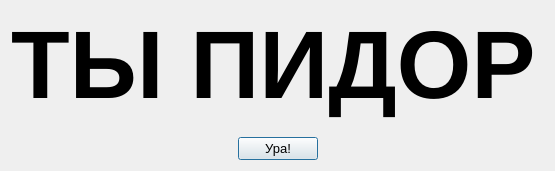
<?xml version="1.0" encoding="UTF-8"?>
<ui version="4.0">
 <class>Dialog</class>
 <widget class="QDialog" name="Dialog">
  <property name="geometry">
   <rect>
    <x>0</x>
    <y>0</y>
    <width>555</width>
    <height>171</height>
   </rect>
  </property>
  <property name="windowTitle">
   <string>Важная информация</string>
  </property>
  <property name="toolTip">
   <string/>
  </property>
  <layout class="QVBoxLayout" name="verticalLayout">
   <item>
    <widget class="QLabel" name="label">
     <property name="font">
      <font>
       <pointsize>72</pointsize>
       <weight>75</weight>
       <bold>true</bold>
      </font>
     </property>
     <property name="text">
      <string>ТЫ ПИДОР</string>
     </property>
    </widget>
   </item>
   <item>
    <spacer name="verticalSpacer">
     <property name="orientation">
      <enum>Qt::Vertical</enum>
     </property>
     <property name="sizeHint" stdset="0">
      <size>
       <width>20</width>
       <height>40</height>
      </size>
     </property>
    </spacer>
   </item>
   <item>
    <layout class="QHBoxLayout" name="horizontalLayout">
     <property name="spacing">
      <number>3</number>
     </property>
     <item>
      <spacer name="horizontalSpacer">
       <property name="orientation">
        <enum>Qt::Horizontal</enum>
       </property>
       <property name="sizeHint" stdset="0">
        <size>
         <width>40</width>
         <height>20</height>
        </size>
       </property>
      </spacer>
     </item>
     <item>
      <widget class="QPushButton" name="pushButton_2">
       <property name="font">
        <font>
         <pointsize>10</pointsize>
        </font>
       </property>
       <property name="text">
        <string>Ура!</string>
       </property>
      </widget>
     </item>
     <item>
      <spacer name="horizontalSpacer_2">
       <property name="orientation">
        <enum>Qt::Horizontal</enum>
       </property>
       <property name="sizeHint" stdset="0">
        <size>
         <width>40</width>
         <height>20</height>
        </size>
       </property>
      </spacer>
     </item>
    </layout>
   </item>
  </layout>
 </widget>
 <resources/>
 <connections/>
</ui>
